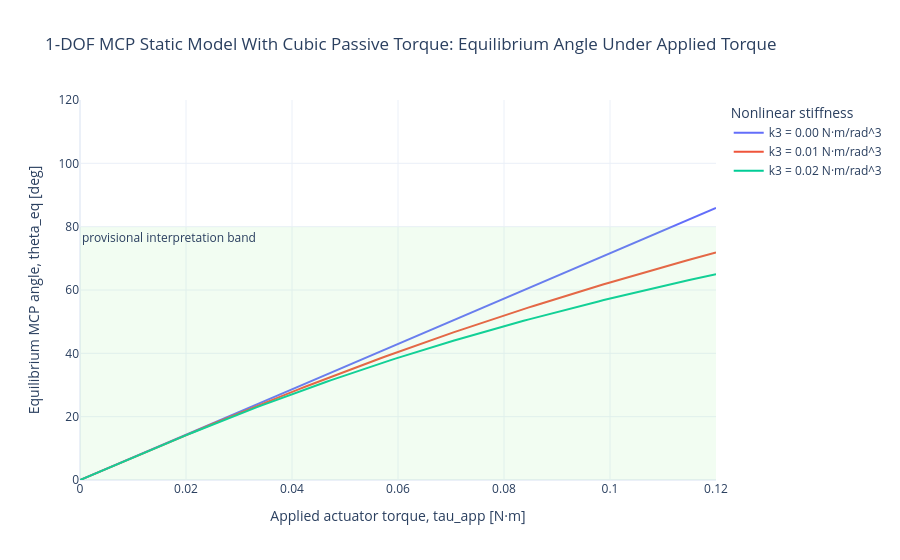

The notebook cell saved with this chart:
### Markdown cell above
## Forward View

Now the forward relation is no longer just a straight algebraic rearrangement.

For each applied torque, we solve the nonlinear equilibrium equation numerically.

This is the first real sign that even a very simple biomechanical model can remain conceptually clean while becoming computationally richer.

### Code cell
fig = go.Figure()

for k3 in k3_values:
    label = f"k3 = {k3:.2f} N·m/rad^3"
    fig.add_trace(
        go.Scatter(
            x=tau_app,
            y=theta_eq_by_k3_deg[k3],
            mode="lines",
            name=label,
            hovertemplate="tau_app = %{x:.3f} N·m<br>theta_eq = %{y:.1f} deg<br>%{fullData.name}<extra></extra>",
        )
    )

fig.add_hrect(
    y0=mcp_interpretation_window_deg[0],
    y1=mcp_interpretation_window_deg[1],
    fillcolor="lightgreen",
    opacity=0.12,
    line_width=0,
    annotation_text="provisional interpretation band",
    annotation_position="top left",
)

fig.update_layout(
    title="1-DOF MCP Static Model With Cubic Passive Torque: Equilibrium Angle Under Applied Torque",
    xaxis_title="Applied actuator torque, tau_app [N·m]",
    yaxis_title="Equilibrium MCP angle, theta_eq [deg]",
    legend_title_text="Nonlinear stiffness",
    template="plotly_white",
)

fig.update_xaxes(showgrid=True)
fig.update_yaxes(showgrid=True, range=list(angle_plot_range_deg))
fig.show()
